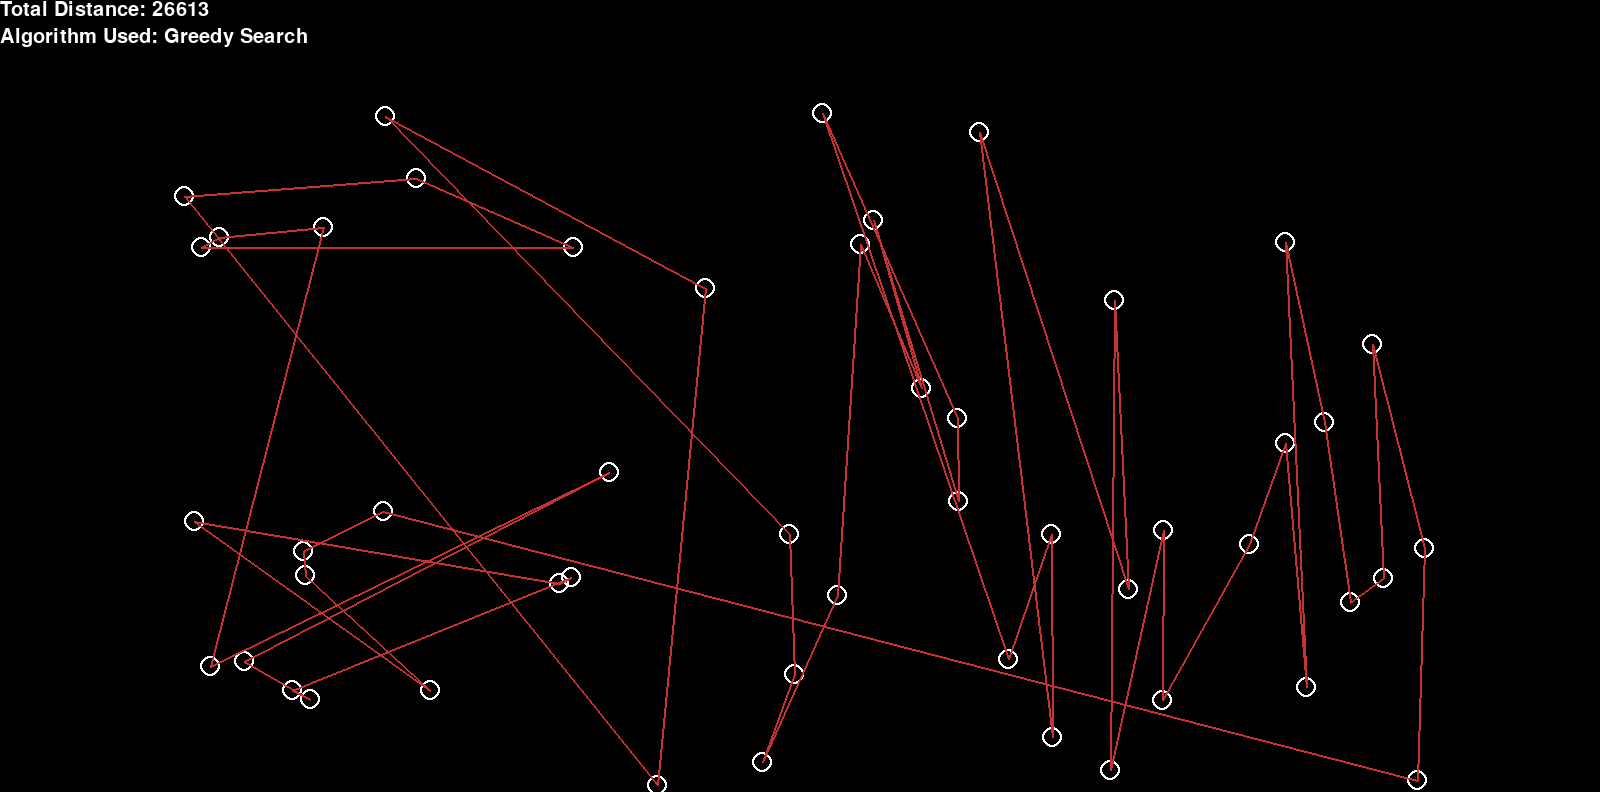

Reproduce this figure in Python.
from math import *
from random import randrange
from re import A
from tkinter import *
from turtle import Screen
from numpy import Infinity, euler_gamma
import random
import time
import pygame

pygame.font.init()
font = pygame.font.SysFont('Comic Sans MS', 30)

class Node:
    def __init__(self, x, y, r, w):
        self.x = x
        self.y = y
        self.r = r
        self.w = w

    def draw(self, surface):
        pygame.draw.circle(surface, (255, 255, 255), (self.x, self.y), self.r, self.w)

    def distTo(self, node):
        return sqrt((self.x - node.x)**2 + (self.y-node.y)**2)


def generateNodes(number_of_nodes, radius, width, resolution):
    nodeList = []
    for i in range(number_of_nodes):
        coord = [randrange(resolution[0]*0.1, resolution[0]-resolution[0]*0.1),
                 randrange(resolution[1]*0.1, resolution[1]-resolution[1]*0.1)]
        new_node = Node(coord[0], coord[1], radius, width)
        nodeList.append(new_node)
    return nodeList


def drawScreen(nodeList, surface):
    for node in nodeList:
        node.draw(surface)


def drawRoute(route, colour, slow, surface):
    points = []
    for node in route:
        coordinates = [node.x, node.y]
        points.append(coordinates)
    if slow:
        for i in range(len(points)-1):
            pygame.draw.line(surface, colour, points[i], points[i+1], 2)
            time.sleep(0.05)
            pygame.display.flip()
    else:
        pygame.draw.lines(surface, colour, False, points, 2)

def sigmoid(x):
    return (1/(1+(e**-x)))


def greedySearch(nodeList):
    nodes_to_visit = nodeList.copy()
    route = [nodeList[0]]
    distance = 0
    current_node = nodeList[0]
    nodes_to_visit.remove(current_node)
    while len(nodes_to_visit) != 0:
        shortest_path = nodes_to_visit[0]
        for node in nodes_to_visit:
            if current_node.distTo(node) < current_node.distTo(shortest_path):
                shortest_path = node
        distance += current_node.distTo(shortest_path)
        nodes_to_visit.remove(shortest_path)
        route.append(shortest_path)
        current_node = shortest_path
    return route, distance
    

def antOptimise(nodeList, iterations, dstBias, pheromoneIntensity, pheromoneBias, decay, numAnts, screen):
    pheromoneTrails = {}
    for start in nodeList:
        pheromoneTrails[start] = {}
        for end in nodeList:
            if start == end:
                continue
            pheromoneTrails[start][end] = 1

    bestRoute = [None, Infinity]

    for i in range(iterations):
        screen.fill((0, 0, 0))
        for dictionary in pheromoneTrails:
            for element in pheromoneTrails[dictionary]:
                pheromoneTrails[dictionary][element] *= 1-decay
                if pheromoneTrails[dictionary][element]**2 >= 0.3:
                    gamma = sigmoid(pheromoneTrails[dictionary][element]**2)
                    colour = 80*gamma
                    start_coord = [dictionary.x, dictionary.y]
                    end_coord = [element.x, element.y]
                    pygame.draw.line(screen, (0, colour, 0), start_coord, end_coord, 4)
        for i in range(numAnts):
            unvisited = nodeList.copy()
            distance = 0
            current = nodeList[0]
            route = [current]
            unvisited.remove(current)
            for i in range(len(unvisited)):
                selection = []
                weights = []
                for node in unvisited:
                    dst = current.distTo(node)
                    desirability = 1/(dst**dstBias) * (pheromoneTrails[current][node]**pheromoneBias)
                    selection.append(node)
                    weights.append(desirability)
                choice = random.choices(selection, weights=weights, k=1)[0]
                distance += current.distTo(choice)
                route.append(choice)
                unvisited.remove(choice)
                current = choice
            pheromoneStrength = pheromoneIntensity/distance

            for i in range(len(route)-1):
                pheromoneTrails[route[i]][route[i+1]] += pheromoneStrength
            if distance < bestRoute[1]:
                bestRoute = [route, distance]

            distanceText = font.render(("Distance: "+str(bestRoute[1])), False, (255, 255, 255))
            drawRoute(route, (40, 0, 0), False, screen) 
            drawRoute(bestRoute[0], (0, 0, 255), False, screen)
            screen.blit(distanceText,(0,0))
            pygame.display.flip()

    return bestRoute[0], bestRoute[1]

def selection(algorithm, nodes, screen):
    name = "Invalid Input"
    if algorithm == "G":
        name = "Greedy Search"
        route, distance = greedySearch(nodes)
        return route, distance, name
    if algorithm == "A":
        name = "Ant Optimisation"
        # (Iterations, dstBias, pheromoneIntensity, pheromoneBias, decay, antsPerGroup)
        route, distance = antOptimise(nodes, 20, 3, 10000, 1, 0.7, 100, screen)
        return route, distance, name
            
            
def main():
    print("Which Algorithm Should Be Used \n G | Greedy Search \n A | Ant Optimise")
    algorithm = input()
    print("Should the route draw instantly? Y | N")
    slow = input()
    root = Tk()
    resolution = [root.winfo_screenwidth(), root.winfo_screenheight()]
    screen = pygame.display.set_mode(resolution)
    pygame.display.set_caption("Travelling Salesman Problem")



    nodes = generateNodes(100, 10, 2, resolution)
    #antOptimise(nodes, 5)

    start_time = time.time()
    route, distance, name = selection(algorithm, nodes, screen)
    end_time = time.time()
    elapsed = round(end_time - start_time, 3)
    text1 = font.render(("Total Distance: "+str(round(distance))), True, (255, 255, 255))
    text2 = font.render(("Algorithm Used: "+name), True, (255, 255, 255))
    text3 = font.render(("Time Taken: "+str(elapsed)), True, (255, 255, 255))

    running = True

    #first draw
    if slow == "N":
        screen.fill((0, 0, 0))
        drawScreen(nodes, screen)
        drawRoute(route, [200, 50, 50], True, screen)
        pygame.display.flip()
    while running:
        screen.fill((0, 0, 0))
        drawRoute(route, [200, 50, 50], False, screen)
        drawScreen(nodes, screen)
        screen.blit(text1,(0,0))
        screen.blit(text2,(0,resolution[1]*0.03))
        screen.blit(text3,(0,resolution[1]*0.06))
        pygame.display.flip()

        for event in pygame.event.get():
            if event.type == pygame.QUIT:
                running = False
main()
